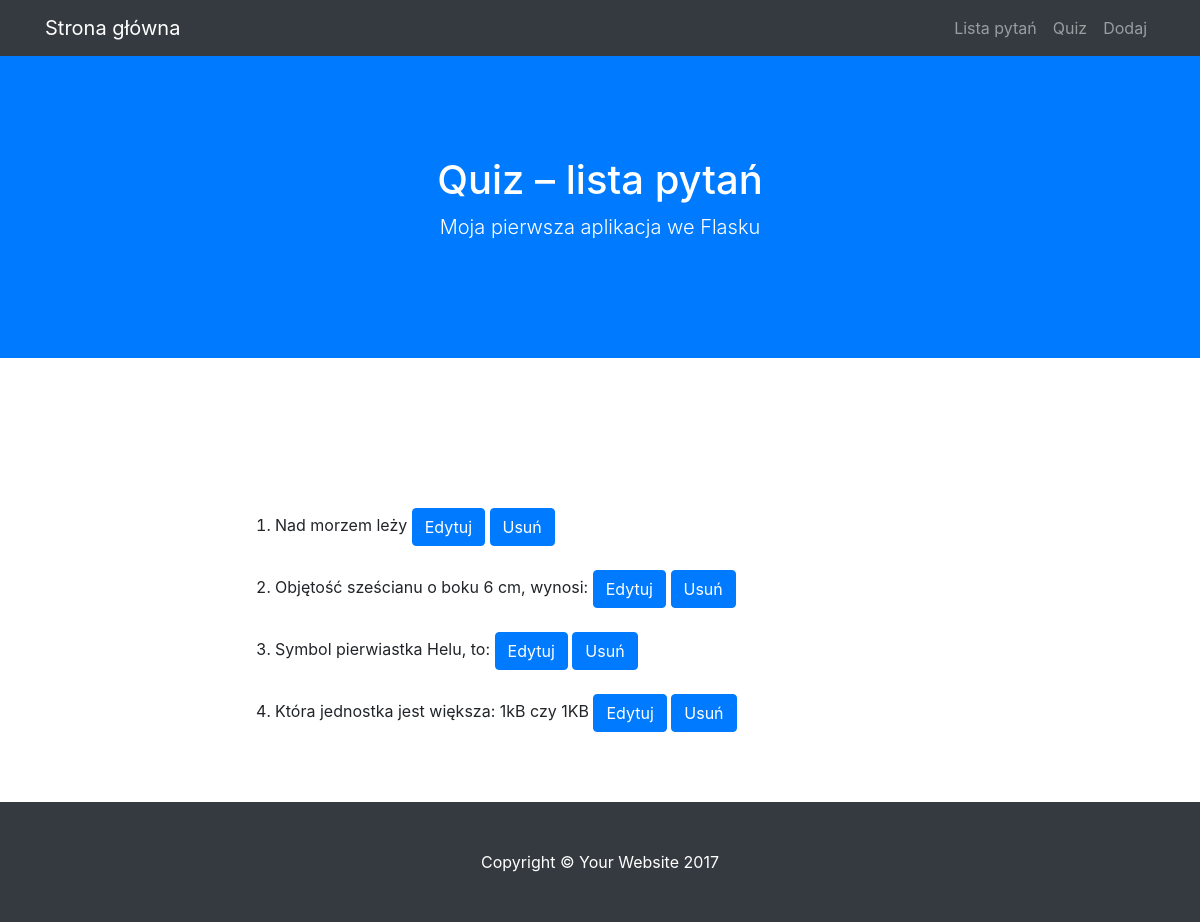
Screenshot of /lista with the database file from the repository.
### quiz/modele.py (models this page shows)
class BazaModel(Model):
    class Meta:
        database = baza

class Pytanie(BazaModel):
    pytanie = CharField(null=False)
    kategoria = ForeignKeyField(Kategoria, related_name='pytania')

### quiz/views.py (the view)
@app.route("/lista")
def lista():
    pytania = Pytanie.select()
    return render_template('lista.html', query = pytania)

### quiz/quiz.py (called while the page is built)
@app.before_request
def before_request():
    g.db = baza
    g.db.connect()

@app.after_request
def after_request(response):
    g.db.close()
    return response

### quiz/templates/lista.html (shortened to what this page needs)
{% extends "szablon.html" %}
{% block h1 %}Quiz – lista pytań{% endblock %}
{% block tresc %}
<ol>
    {% for p in query %}
    <li>
        {{ p.pytanie }}
        <a href="{{ url_for('edytuj', pid=p.id) }}" class="btn btn-primary">Edytuj</a>
        <a href="{{ url_for('usun', pid=p.id) }}" class="btn btn-primary">Usuń</a><br><br>
    </li>
    {% endfor %}
</ol>
{% endblock %}

### rows the page displays
Pytanie: pytanie "Nad morzem leży"
Pytanie: pytanie "Objętość sześcianu o boku 6 cm, wynosi:"
Pytanie: pytanie "Symbol pierwiastka Helu, to:"
Pytanie: pytanie "Która jednostka jest większa: 1kB czy 1KB"
